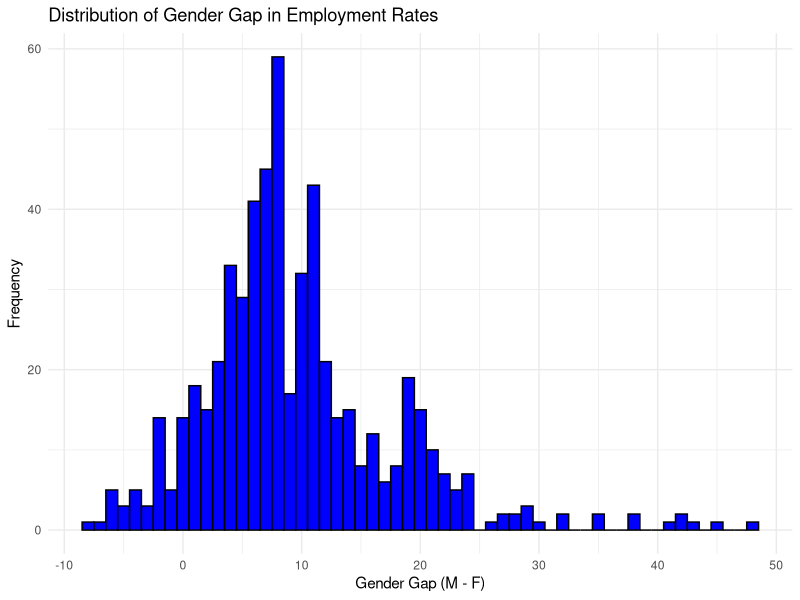
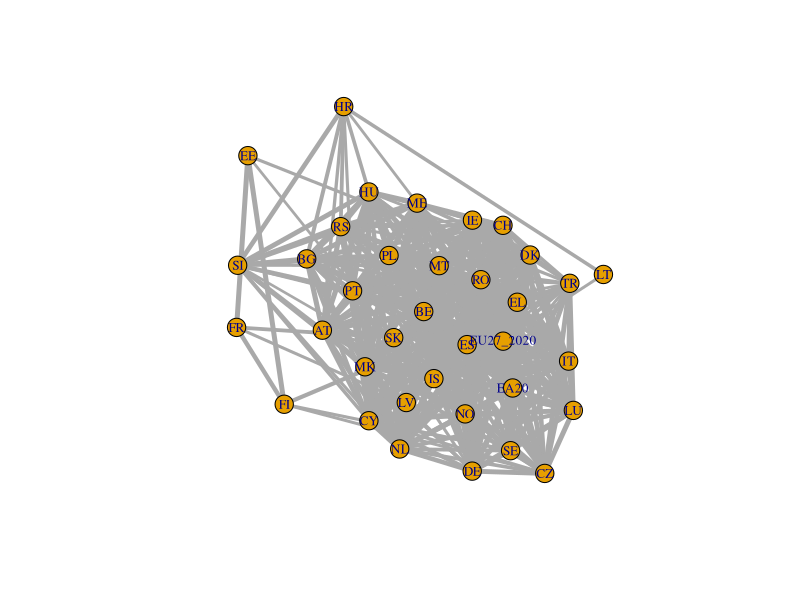

The R source for these figures, in order:
#install the data table package if you don't have it
library(data.table)
#loading the dataset
dt <- fread("lfsi_emp_a__custom_11491788_linear.csv")
#removing the columns that are not needed
dt  <- dt[ , -2] 
dt  <- dt[ , -2]
dt  <- dt[ , -1] 
dt  <- dt[ , -4]
dt  <- dt[ , -7] 
dt  <- dt[ , -1] 
head(dt)

gapDT <- dcast(dt, age + geo + TIME_PERIOD ~ sex, value.var = "OBS_VALUE")

# Calculate the difference and create a new column
gapDT[, gap := M - F]
gapDT <- gapDT[order(TIME_PERIOD)]
head(gapDT)

library(ggplot2)


ggplot(gapDT, aes(x = gap)) +
  geom_histogram(binwidth = 1, fill = "blue", color = "black") +
  theme_minimal() +
  labs(title = "Distribution of Gender Gap in Employment Rates",
       x = "Gender Gap (M - F)",
       y = "Frequency")
create_correlation_network <- function(data, time_period, threshold) {
  # Filter data for the given time period
  data_filtered <- data[TIME_PERIOD == time_period]
  # Create a wide format data.table with countries as columns and age groups as rows
  data_wide <- dcast(data_filtered, age ~ geo, value.var = "gap")
  
  # Calculate the correlation matrix
  corr_matrix <- cor(data_wide[, -1, with = FALSE], use = "complete.obs")
  
  # Apply the threshold to determine connections
  adj_matrix <- ifelse(abs(corr_matrix) > threshold, corr_matrix, 0)
  
  # Create an igraph object
  g <- graph.adjacency(adj_matrix, mode = "undirected", weighted = TRUE, diag = FALSE)
  
  return(g)
}
library(igraph)
# Example: Create a correlation network for 2020 with a threshold of 0.7
network_2020 <- create_correlation_network(gapDT, 2020, 0.5)

# Plot the network
plot(network_2020, edge.width = E(network_2020)$weight * 5, vertex.size = 10, vertex.label.cex = 0.8)

